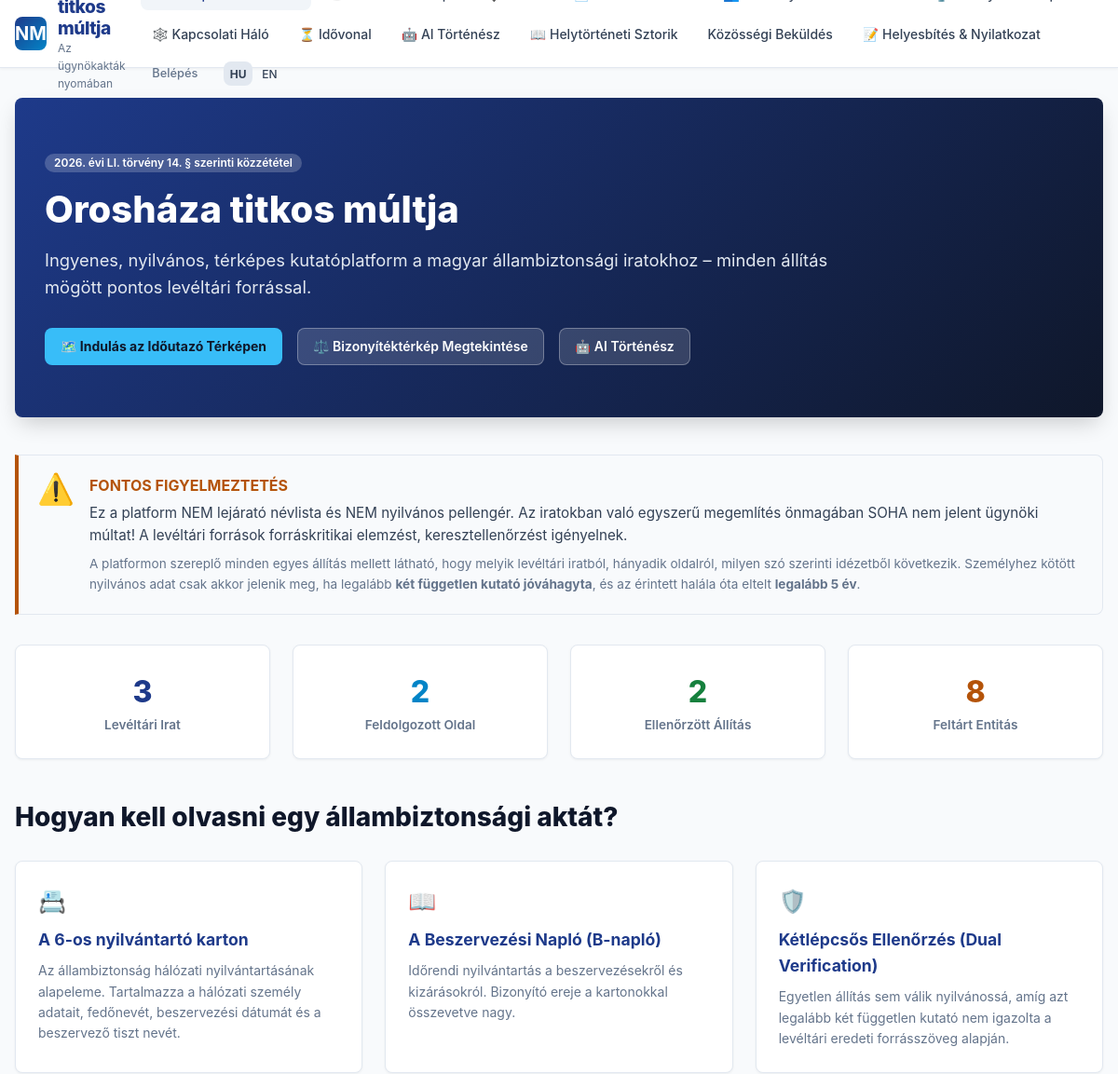
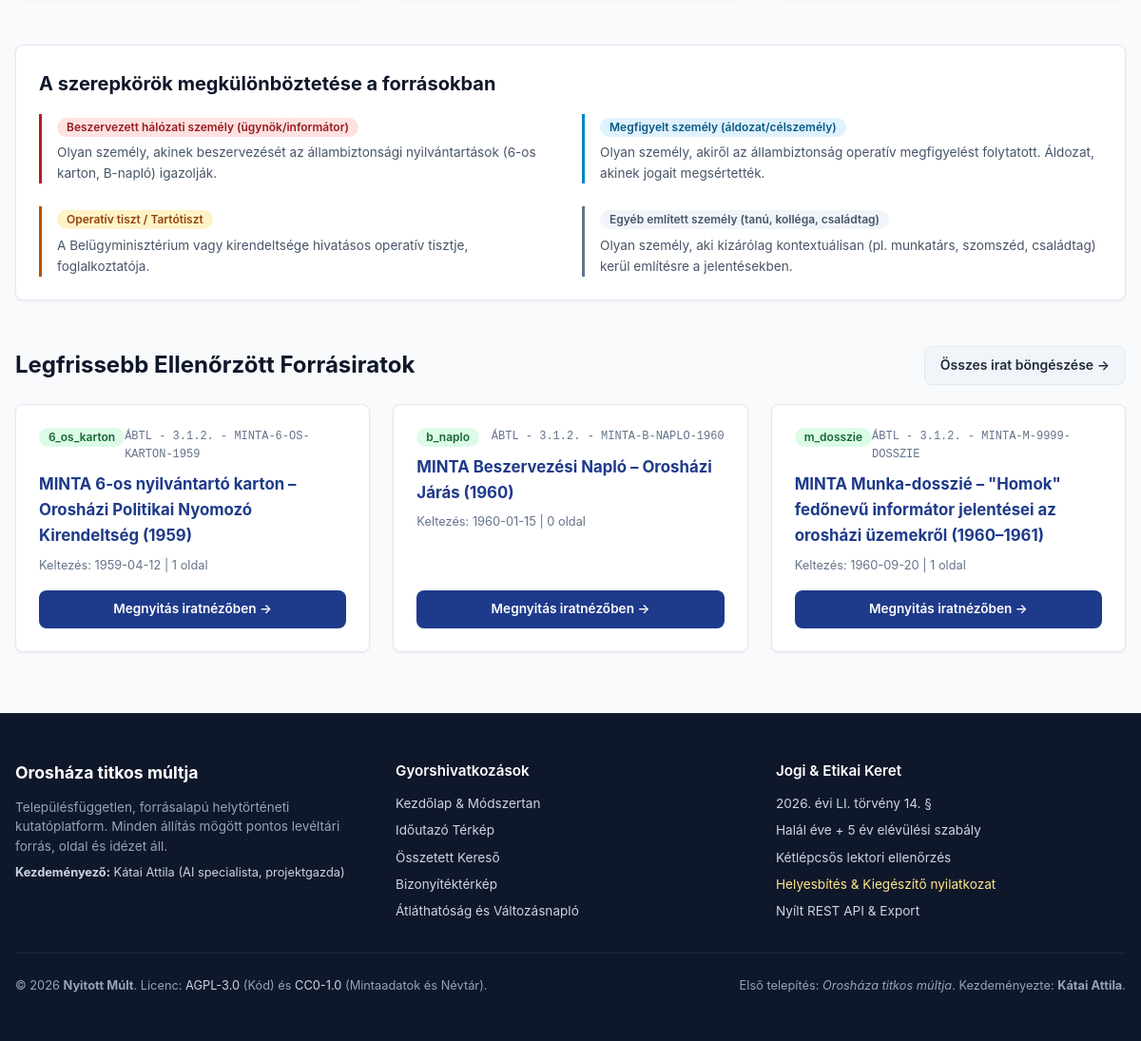
The page / on the database its author committed (2 pictures, top to bottom).
### tables this page shows
CREATE TABLE IF NOT EXISTS `source_documents` (
  `id` CHAR(36) NOT NULL,
  `archive_code` VARCHAR(128) NOT NULL UNIQUE,
  `document_type` ENUM(
    '6_os_karton',
    'b_naplo',
    'h_adattar',
    'b_dosszie',
    'm_dosszie',
    'o_dosszie',
    'vizsgalati_dosszie',
    'egyeb'
  ) NOT NULL,
  `title` VARCHAR(255) NOT NULL,
  `date_created` DATE NULL,
  `original_url` TEXT NULL,
  `downloaded_at` DATETIME NULL,
  `sha256_hash` CHAR(64) NULL,
  `license_note` TEXT NULL,
  `created_at` DATETIME NOT NULL DEFAULT CURRENT_TIMESTAMP,
  `updated_at` DATETIME NOT NULL DEFAULT CURRENT_TIMESTAMP ON UPDATE CURRENT_TIMESTAMP,
  PRIMARY KEY (`id`),
  INDEX `idx_doc_type` (`document_type`),
  INDEX `idx_date_created` (`date_created`)
);

### public_html/index.php (called while the page is built, shortened)
<?php
require_once __DIR__ . '/config.php';
require_once __DIR__ . '/src/Database.php';
require_once __DIR__ . '/src/Config.php';
require_once __DIR__ . '/src/i18n.php';
Router::dispatch();

### public_html/src/Config.php (called while the page is built, shortened)
<?php
class Config
{
    private static ?array $siteConfig = null;
    public static function getSiteConfig(): array
    {
        if (self::$siteConfig !== null) {
            return self::$siteConfig;
        }
        $filePath = SITE_CONFIG_PATH;
        if (!file_exists($filePath)) {
            self::$siteConfig = self::getDefaultConfig();
            return self::$siteConfig;
        }
        $content = file_get_contents($filePath);
        self::$siteConfig = self::parseSimpleYaml($content);
        return self::$siteConfig;
    }
    private static function parseSimpleYaml(string $yaml): array
    {
        return [
            'site' => [
                'id' => 'oroshaza',
                'name' => 'Orosháza titkos múltja',
                'subtitle' => 'Az ügynökakták nyomában',
                'initiator' => [
                    'name' => 'Kátai Attila',
                    'title' => 'AI specialista, projektgazda',
                    'contact' => 'katai.attila@example.hu'
                ]
            ],
            'settlement' => [
                'name' => 'Orosháza',
                'county' => 'Békés vármegye',
                'country' => 'Magyarország',
                'center' => [
                    'lat' => 46.5658,
                    'lng' => 20.6634
                ],
                'initial_zoom' => 13
            ],
            'map' => [
                'tile_provider' => 'openfreemap',
                'tile_url' => 'https://tiles.openfreemap.org/styles/bright/{z}/{x}/{y}.png'
            ],
            'privacy' => [
                'death_plus_years' => 5,
                'living_persons_default_hidden' => true,
                'private_residence_blur_to_district' => true,
                'dual_verification_required_for_public_claims' => true
            ]
        ];
    }
    private static function getDefaultConfig(): array
    {
        return self::parseSimpleYaml('');
    }
}

### public_html/src/i18n.php (called while the page is built, shortened)
<?php
    class I18n
    {
        private static string $currentLocale = 'hu';
        private static array $translations = [];
        public static function init(): void
        {
            if (isset($_GET['lang']) && in_array($_GET['lang'], ['hu', 'en'], true)) {
                self::$currentLocale = $_GET['lang'];
                $_SESSION['lang'] = self::$currentLocale;
            } elseif (isset($_SESSION['lang']) && in_array($_SESSION['lang'], ['hu', 'en'], true)) {
                self::$currentLocale = $_SESSION['lang'];
            } else {
                self::$currentLocale = defined('DEFAULT_LOCALE') ? DEFAULT_LOCALE : 'hu';
            }
        }
        private static function loadLocale(string $locale): void
        {
            $filePath = dirname(__DIR__) . '/locales/' . $locale . '.json';
            if (file_exists($filePath)) {
                $data = json_decode(file_get_contents($filePath), true);
                if (is_array($data)) {
                    self::$translations[$locale] = $data;
                }
            }
        }
        public static function trans(string $key, array $replace = []): string
        {
            $locale = self::$currentLocale;
            $parts = explode('.', $key);
            $current = self::$translations[$locale] ?? [];
            foreach ($parts as $part) {
                if (is_array($current) && isset($current[$part])) {
                    $current = $current[$part];
                } else {
                    return self::fallbackTrans($key, $replace);
                }
            }
            $text = is_string($current) ? $current : $key;
            return $text;
        }
    }
    if (!function_exists('__')) {
        function __(string $key, array $replace = []): string
        {
            return \NyitottMult\I18n::trans($key, $replace);
        }
    }

### public_html/src/Database.php (called while the page is built, shortened)
<?php
class Database
{
    private static ?PDO $instance = null;
    public static function getConnection(): ?PDO
    {
        if (self::$instance !== null) {
            return self::$instance;
        }
        try {
            $dsn = sprintf(
                'mysql:host=%s;port=%d;dbname=%s;charset=%s',
                DB_HOST,
                DB_PORT,
                DB_NAME,
                DB_CHARSET
            );
            $options = [
                PDO::ATTR_ERRMODE => PDO::ERRMODE_EXCEPTION,
                PDO::ATTR_DEFAULT_FETCH_MODE => PDO::FETCH_ASSOC,
                PDO::ATTR_EMULATE_PREPARES => false,
                PDO::MYSQL_ATTR_INIT_COMMAND => "SET NAMES utf8mb4 COLLATE utf8mb4_unicode_ci"
            ];
            self::$instance = new PDO($dsn, DB_USER, DB_PASS, $options);
            return self::$instance;
        } catch (PDOException $e) {
            self::$lastError = $e->getMessage();
            error_log('[DB Error] ' . $e->getMessage());
            return null;
        }
    }
    public static function query(string $sql, array $params = []): array
    {
        $db = self::getConnection();
        $stmt = $db->prepare($sql);
        $stmt->execute($params);
        return $stmt->fetchAll();
    }
    public static function queryOne(string $sql, array $params = []): ?array
    {
        $rows = self::query($sql, $params);
        return !empty($rows) ? $rows[0] : null;
    }
}

### public_html/views/home.php (the view, shortened to what this page needs)
<?php
include __DIR__ . '/layout/header.php';
$stats = [
    'docs' => \NyitottMult\Database::queryOne("SELECT COUNT(*) as c FROM source_documents")['c'] ?? 0,
    'pages' => \NyitottMult\Database::queryOne("SELECT COUNT(*) as c FROM pages")['c'] ?? 0,
    'claims' => \NyitottMult\Database::queryOne("SELECT COUNT(*) as c FROM claims WHERE status = 'ellenorzott'")['c'] ?? 0,
    'entities' => \NyitottMult\Database::queryOne("SELECT COUNT(*) as c FROM entities")['c'] ?? 0,
];
?>
<section style="background: linear-gradient(135deg, #1e3a8a, #0f172a); color: #fff; padding: 3.5rem 2rem; border-radius: var(--radius); margin-bottom: 2.5rem; box-shadow: 0 10px 25px -5px rgba(0,0,0,0.2);">
    <div style="max-width: 850px;">
        <span class="badge" style="background: rgba(255,255,255,0.2); color: #fff; margin-bottom: 1rem;">
            2026. évi LI. törvény 14. § szerinti közzététel
        </span>
        <h1 style="font-size: 2.5rem; font-weight: 800; line-height: 1.2; margin-bottom: 1rem;">
            <?= htmlspecialchars($siteConfig['site']['name'] ?? 'Orosháza titkos múltja') ?>
        </h1>
        <p style="font-size: 1.15rem; color: #e2e8f0; margin-bottom: 1.75rem; line-height: 1.6;">
            <?= htmlspecialchars(__('tagline')) ?>
        </p>
        <div style="display: flex; gap: 1rem; flex-wrap: wrap;">
            <a href="/terkep" class="btn" style="background: #38bdf8; color: #0f172a; font-weight: 700;">
                🗺️ Indulás az Időutazó Térképen
            </a>
            <a href="/bizonyitekterkep" class="btn" style="background: rgba(255,255,255,0.15); color: #fff; border: 1px solid rgba(255,255,255,0.3);">
                ⚖️ Bizonyítéktérkép Megtekintése
            </a>
            <a href="/ai-kutato" class="btn" style="background: rgba(255,255,255,0.15); color: #fff; border: 1px solid rgba(255,255,255,0.3);">
                🤖 AI Történész
            </a>
        </div>
    </div>
</section>
<div class="methodology-box">
    <div style="display: flex; gap: 1rem; align-items: flex-start;">
        <div style="font-size: 2rem; line-height: 1;">⚠️</div>
        <div>
            <h3><?= __('methodology.warning_title') ?></h3>
            <p style="color: #334155; font-size: 0.95rem; margin-bottom: 0.5rem;">
                <?= __('methodology.warning_text') ?>
            </p>
            <p style="font-size: 0.85rem; color: #64748b;">
                A platformon szereplő minden egyes állítás mellett látható, hogy melyik levéltári iratból, hányadik oldalról, milyen szó szerinti idézetből következik. Személyhez kötött nyilvános adat csak akkor jelenik meg, ha legalább <strong>két független kutató jóváhagyta</strong>, és az érintett halála óta eltelt <strong>legalább 5 év</strong>.
            </p>
        </div>
    </div>
</div>
<div class="grid grid-cols-4" style="margin-bottom: 2.5rem;">
    <div class="card" style="text-align: center;">
        <div style="font-size: 2rem; font-weight: 800; color: var(--primary);"><?= $stats['docs'] ?></div>
        <div style="font-size: 0.85rem; color: var(--text-muted); font-weight: 600;">Levéltári Irat</div>
    </div>
    <div class="card" style="text-align: center;">
        <div style="font-size: 2rem; font-weight: 800; color: var(--secondary);"><?= $stats['pages'] ?></div>
        <div style="font-size: 0.85rem; color: var(--text-muted); font-weight: 600;">Feldolgozott Oldal</div>
    </div>
    <div class="card" style="text-align: center;">
        <div style="font-size: 2rem; font-weight: 800; color: var(--success);"><?= $stats['claims'] ?></div>
        <div style="font-size: 0.85rem; color: var(--text-muted); font-weight: 600;">Ellenőrzött Állítás</div>
    </div>
    <div class="card" style="text-align: center;">
        <div style="font-size: 2rem; font-weight: 800; color: var(--accent);"><?= $stats['entities'] ?></div>
        <div style="font-size: 0.85rem; color: var(--text-muted); font-weight: 600;">Feltárt Entitás</div>
    </div>
</div>
<section style="margin-bottom: 3rem;">
    <h2 style="font-size: 1.75rem; font-weight: 800; margin-bottom: 1.5rem; color: #0f172a;">
        <?= __('methodology.title') ?>
    </h2>
    <div class="grid grid-cols-3">
        <div class="card">
            <div style="font-size: 1.5rem; margin-bottom: 0.5rem;">📇</div>
            <h3 style="font-size: 1.1rem; font-weight: 700; margin-bottom: 0.5rem; color: var(--primary);">
                <?= __('methodology.card_6_title') ?>
            </h3>
            <p style="font-size: 0.875rem; color: var(--text-muted); line-height: 1.6;">
                <?= __('methodology.card_6_desc') ?>
            </p>
        </div>
        <div class="card">
            <div style="font-size: 1.5rem; margin-bottom: 0.5rem;">📖</div>
            <h3 style="font-size: 1.1rem; font-weight: 700; margin-bottom: 0.5rem; color: var(--primary);">
                <?= __('methodology.b_naplo_title') ?>
            </h3>
            <p style="font-size: 0.875rem; color: var(--text-muted); line-height: 1.6;">
                <?= __('methodology.b_naplo_desc') ?>
            </p>
        </div>
        <div class="card">
            <div style="font-size: 1.5rem; margin-bottom: 0.5rem;">🛡️</div>
            <h3 style="font-size: 1.1rem; font-weight: 700; margin-bottom: 0.5rem; color: var(--primary);">
                <?= __('methodology.dual_verif_title') ?>
            </h3>
            <p style="font-size: 0.875rem; color: var(--text-muted); line-height: 1.6;">
                <?= __('methodology.dual_verif_desc') ?>
            </p>
        </div>
    </div>
</section>
<section class="card" style="margin-bottom: 3rem;">
    <h3 style="font-size: 1.25rem; font-weight: 700; margin-bottom: 1rem; color: #0f172a;">
        A szerepkörök megkülönböztetése a forrásokban
    </h3>
    <div class="grid grid-cols-2">
        <div style="border-left: 3px solid #b91c1c; padding-left: 1rem;">
            <span class="badge badge-agent" style="margin-bottom: 0.4rem;"><?= __('roles.beszervezett_halozati_szemely') ?></span>
            <p style="font-size: 0.85rem; color: #475569;"><?= __('roles_desc.beszervezett_halozati_szemely') ?></p>
        </div>
        <div style="border-left: 3px solid #0284c7; padding-left: 1rem;">
            <span class="badge badge-observed" style="margin-bottom: 0.4rem;"><?= __('roles.megfigyelt') ?></span>
            <p style="font-size: 0.85rem; color: #475569;"><?= __('roles_desc.megfigyelt') ?></p>
        </div>
        <div style="border-left: 3px solid #b45309; padding-left: 1rem;">
            <span class="badge badge-officer" style="margin-bottom: 0.4rem;"><?= __('roles.tiszt') ?></span>
            <p style="font-size: 0.85rem; color: #475569;"><?= __('roles_desc.tiszt') ?></p>
        </div>
        <div style="border-left: 3px solid #64748b; padding-left: 1rem;">
            <span class="badge badge-protected" style="margin-bottom: 0.4rem;"><?= __('roles.egyeb_emlitett') ?></span>
            <p style="font-size: 0.85rem; color: #475569;"><?= __('roles_desc.egyeb_emlitett') ?></p>
        </div>
    </div>
</section>
<section>
    <div style="display: flex; justify-content: space-between; align-items: center; margin-bottom: 1.25rem;">
        <h2 style="font-size: 1.5rem; font-weight: 700; color: #0f172a;">Legfrissebb Ellenőrzött Forrásiratok</h2>
        <a href="/dokumentumok" class="btn btn-secondary">Összes irat böngészése &rarr;</a>
    </div>
    <?php
    $docs = \NyitottMult\Database::query(
        "SELECT d.*, COUNT(p.id) as page_count
         FROM source_documents d
         LEFT JOIN pages p ON d.id = p.document_id
         GROUP BY d.id
         ORDER BY d.created_at DESC LIMIT 3"
    );
    ?>
    <div class="grid grid-cols-3">
        <?php foreach ($docs as $doc): ?>
            <div class="card" style="display: flex; flex-direction: column; justify-content: space-between;">
                <div>
                    <div style="display: flex; justify-content: space-between; align-items: flex-start; margin-bottom: 0.5rem;">
                        <span class="badge badge-verified"><?= htmlspecialchars($doc['document_type']) ?></span>
                        <span style="font-size: 0.75rem; color: var(--text-muted); font-family: monospace;">
                            <?= htmlspecialchars($doc['archive_code']) ?>
                        </span>
                    </div>
                    <h3 style="font-size: 1.05rem; font-weight: 700; color: var(--primary); margin-bottom: 0.5rem;">
                        <?= htmlspecialchars($doc['title']) ?>
                    </h3>
                    <p style="font-size: 0.8rem; color: var(--text-muted); margin-bottom: 1rem;">
                        Keltezés: <?= htmlspecialchars($doc['date_created'] ?? 'Ismeretlen') ?> | <?= $doc['page_count'] ?> oldal
                    </p>
                </div>
                <a href="/dokumentumok/<?= urlencode($doc['id']) ?>" class="btn btn-primary" style="width: 100%; font-size: 0.85rem;">
                    <?= __('common.open_viewer') ?> &rarr;
                </a>
            </div>
        <?php endforeach; ?>
    </div>
</section>
<?php include __DIR__ . '/layout/footer.php'; ?>

### rows shown on the page
source_documents: document_type "6_os_karton", archive_code "ÁBTL - 3.1.2. - MINTA-6-OS-KARTON-1959", title "MINTA 6-os nyilvántartó karton – Orosházi Politikai Nyomozó Kirendeltség (1959)", date_created "1959-04-12", page_count "1"
source_documents: document_type "b_naplo", archive_code "ÁBTL - 3.1.2. - MINTA-B-NAPLO-1960", title "MINTA Beszervezési Napló – Orosházi Járás (1960)", date_created "1960-01-15", page_count "0"
source_documents: document_type "m_dosszie", archive_code "ÁBTL - 3.1.2. - MINTA-M-9999-DOSSZIE", title "MINTA Munka-dosszié – \"Homok\" fedőnevű informátor jelentései az orosházi üzemekről (1960–1961)", date_created "1960-09-20", page_count "1"

### other values the page prints
$siteConfig['site']['subtitle'] "Az ügynökakták nyomában"
__('nav.network') "Kapcsolati Háló"
__('nav.timeline') "Idővonal"
__('nav.ai_historian') "AI Történész"
__('nav.stories') "Helytörténeti Sztorik"
__('nav.community') "Közösségi Beküldés"
__('nav.correction') "Helyesbítés & Nyilatkozat"
$siteConfig['site']['name'] "Orosháza titkos múltja"
__('tagline') "Ingyenes, nyilvános, térképes kutatóplatform a magyar állambiztonsági iratokhoz – minden állítás mögött pontos levéltári forrással."
__('methodology.warning_title') "FONTOS FIGYELMEZTETÉS"
$stats['docs'] "3"
$stats['pages'] "2"
$stats['claims'] "2"
$stats['entities'] "8"
__('methodology.title') "Hogyan kell olvasni egy állambiztonsági aktát?"
